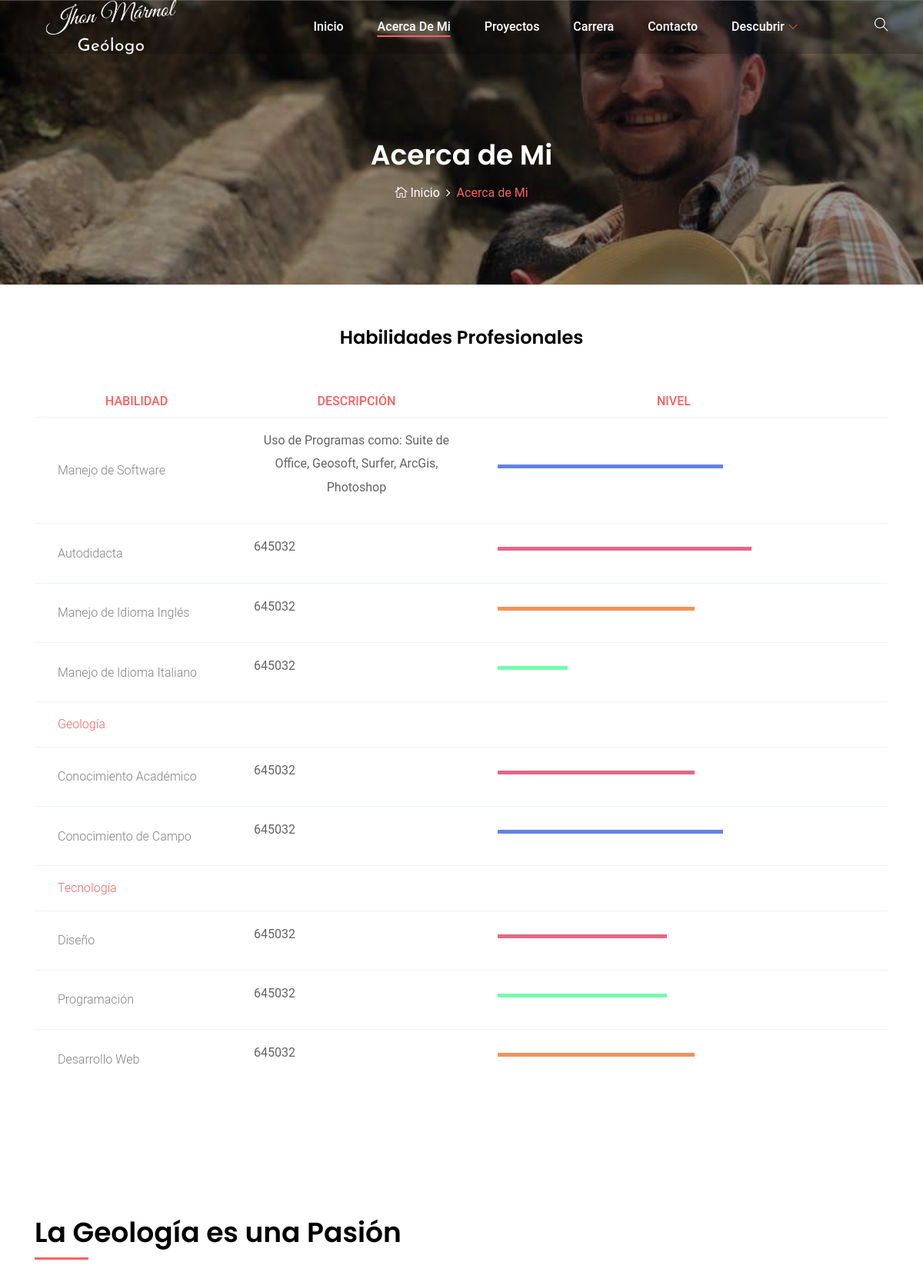
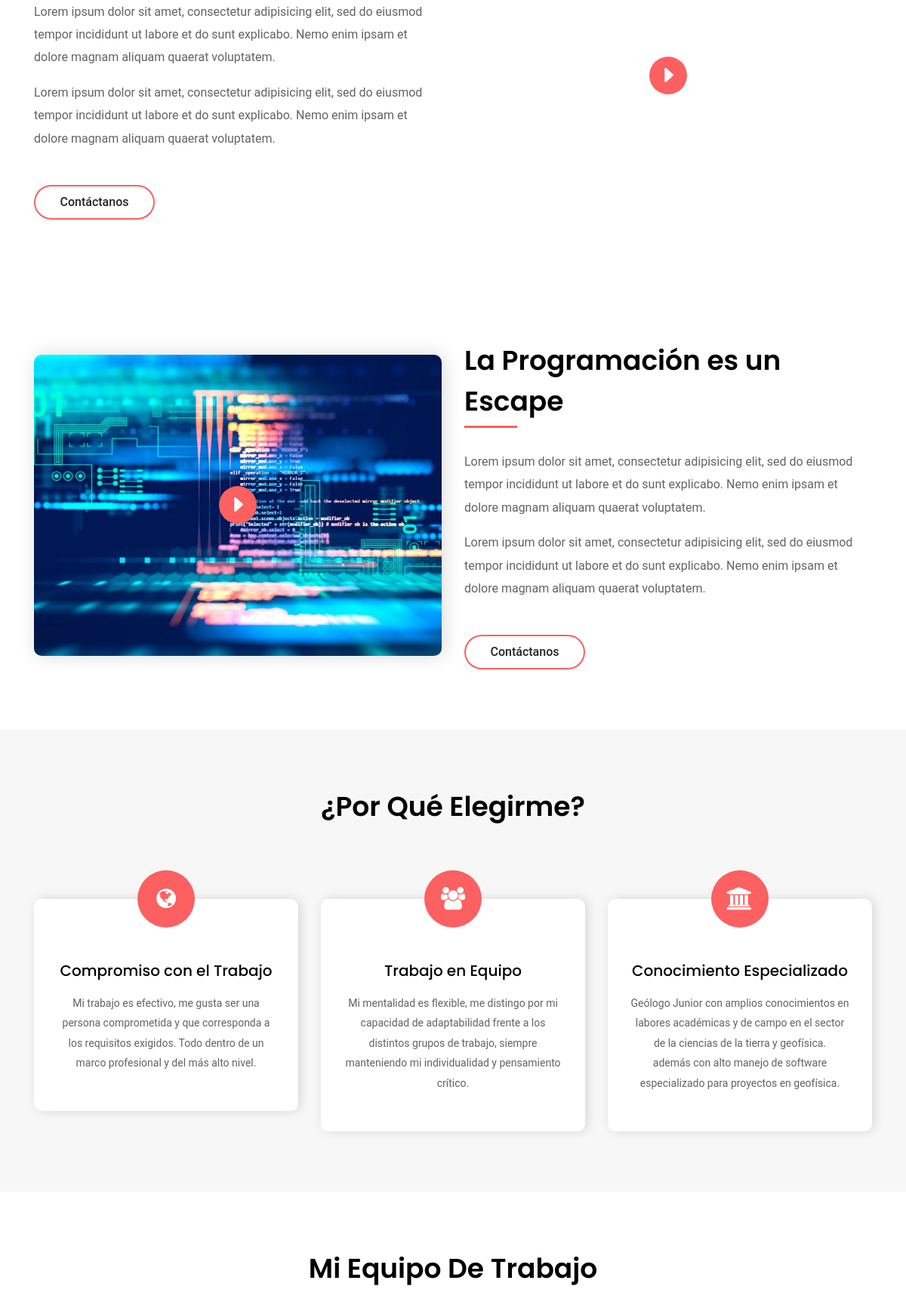
The page /about/ (upper part) on the database its author committed (2 pictures, top to bottom).
### core/models.py (models this page shows, shortened)
class Ability(models.Model):
    name = models.CharField(max_length=100, verbose_name="Nombre")
    description = RichTextField(verbose_name="Descripcion de la habilidad", blank=True, null=True)
    percentage = models.IntegerField(blank=True, null=True)
    color = models.CharField(max_length=100, verbose_name="Color", default='color-1')
    class Meta:
        verbose_name="Halilidad"
        verbose_name_plural="Habilidades"

class Video(models.Model):
    title = models.CharField(verbose_name='Titulo de texto', max_length=200, blank=True, null=True)
    content = RichTextField(verbose_name='Contenido de texto', max_length=1000, blank=True, null=True)
    content_2 = RichTextField(verbose_name='Contenido de texto', max_length=1000, blank=True, null=True)
    url = models.URLField(verbose_name="Url del video", max_length=200)
    image = models.ImageField(verbose_name="Imagen video", upload_to="video", blank=True, null=True)

class Video_2(models.Model):
    title = models.CharField(verbose_name='Titulo de texto', max_length=200, blank=True, null=True)
    content = RichTextField(verbose_name='Contenido de texto', max_length=1000, blank=True, null=True)
    content_2 = RichTextField(verbose_name='Contenido de texto', max_length=1000, blank=True, null=True)
    url = models.URLField(verbose_name="Url del video", max_length=200)
    image = models.ImageField(verbose_name="Imagen video", upload_to="video", blank=True, null=True)

class Choose(models.Model):
    icon = models.CharField(verbose_name="Icono", max_length=20)
    title = models.CharField(verbose_name="Titulos de la elección", max_length=100)
    content = RichTextField(verbose_name="Descripción de la elección", max_length=300)
    class Meta:
        verbose_name="Elección"
        verbose_name_plural="Elecciones"

### core/views.py (the view)
# urls.py: path('about/', about, name='about'),
def about(request):
    abilities = Ability.objects.all()
    chooses = Choose.objects.all()
    video = Video.objects.first()
    team = Team.objects.all()
    instagram = Instagram.objects.all()
    video_2 = Video_2.objects.first()
    return render(request, 'core/about.html', {'abilities': abilities, 'video': video, 'chooses': chooses, 'team': team, 'instagram': instagram, 'video_2': video_2})

### core/templates/core/about.html (shortened to what this page needs)
{% extends 'core/base/layout.html' %}
{% load static %}
{% block content %}
    <section class="breadcrumb-area bg-img bg-overlay jarallax" style="background-image: url({% static 'core/img/bg-img/1_1.jpg' %});">
        <div class="container h-100">
            <div class="row h-100 align-items-center">
                <div class="col-12">
                    <div class="breadcrumb-content text-center">
                        <h2 class="page-title">Acerca de Mi</h2>
                        <nav aria-label="breadcrumb">
                            <ol class="breadcrumb justify-content-center">
                                <li class="breadcrumb-item"><a href="{% url 'home' %}"><i class="icon_house_alt"></i> Inicio</a></li>
                                <li class="breadcrumb-item active" aria-current="page">Acerca de Mi</li>
                            </ol>
                        </nav>
                    </div>
                </div>
            </div>
        </div>
    </section>
<div class="section-top-border col-12 text-center" >
	<h3 class="mb-30">Habilidades Profesionales</h3>
	<div class="container">
		<div class="progress-table-wrap">
			<div class="progress-table">
				<div class="table-head">
					<div class="serial" style="color: #fc6060;">Habilidad</div>
					<div class="visit" style="color: #fc6060;">Descripción</div>
					<div class="percentage" style="color: #fc6060;">Nivel</div>
				</div>
	            {% for abilitie in abilities %}
	                {% if abilitie.description %}
	                    <div class="table-row text-center">
	                        <div class="serial">{{abilitie.name}}</div>
	                        <div class="visit">{{abilitie.description|safe}}</div>
	                        <div class="percentage">
	                            <div class="progress">
	                                <div class="progress-bar {{abilitie.color}}" role="progressbar" style="width: {{abilitie.percentage}}%" aria-valuenow="80" aria-valuemin="0" aria-valuemax="100"></div>
	                            </div>
	                        </div>
	                    </div>
	                {% else %}
	                    <div class="table-row">
	                        <div class="serial" style="color: #fc6060;">{{abilitie.name}}</div>
	                        <div class="visit"></div>
	                        <div class="percentage">
	                            <div class="progress">
	                            </div>
	                        </div>
	                    </div>
	                {% endif %}
	            {% endfor %}
			</div>
		</div>
	</div>
</div>
    <div class="about-us-area section-padding-80-0 clearfix">
        <div class="container">
            <div class="row align-items-center">
                <div class="col-12 col-lg-6">
                    <div class="about-us-content mb-80">
                        <h3 class="wow fadeInUp" data-wow-delay="100ms">{{video.title}}</h3>
                        <div class="line wow fadeInUp" data-wow-delay="200ms"></div>
                        <p class="wow fadeInUp" data-wow-delay="300ms">{{video.content|safe}}</p>
                        <p class="wow fadeInUp" data-wow-delay="400ms">{{video.content_2|safe}}</p>
                        <a class="btn alime-btn btn-2 mt-30 wow fadeInUp" data-wow-delay="500ms" href="{% url 'contact' %}">Contáctanos</a>
                    </div>
                </div>
                <div class="col-12 col-lg-6">
                    <div class="about-video-area mb-80 wow fadeInUp" data-wow-delay="100ms">
                        <div class="video-icon">
                            <a href="{{video.url}}" class="video-play-btn"><i class="arrow_triangle-right"></i></a>
                        </div>
                    </div>
                </div>
            </div>
        </div>
    </div>
    <div class="about-us-area section-padding-80-0 clearfix">
        <div class="container">
            <div class="row align-items-center">
                <div class="col-12 col-lg-6">
                    <div class="about-video-area mb-80 wow fadeInUp" data-wow-delay="100ms">
                        <div class="video-icon">
                            <a href="{{video_2.url}}" class="video-play-btn"><i class="arrow_triangle-right"></i></a>
                        </div>
                    </div>
                </div>
                <div class="col-12 col-lg-6">
                    <div class="about-us-content mb-80">
                        <h3 class="wow fadeInUp" data-wow-delay="100ms">{{video_2.title}}</h3>
                        <div class="line wow fadeInUp" data-wow-delay="200ms"></div>
                        <p class="wow fadeInUp" data-wow-delay="300ms">{{video_2.content|safe}}</p>
                        <p class="wow fadeInUp" data-wow-delay="400ms">{{video_2.content_2|safe}}</p>
                        <a class="btn alime-btn btn-2 mt-30 wow fadeInUp" data-wow-delay="500ms" href="{% url 'contact' %}">Contáctanos</a>
                    </div>
                </div>
            </div>
        </div>
    </div>
    <section class="why-choose-us-area bg-gray section-padding-80-0 clearfix">
        <div class="container">
            <div class="row">
                <div class="col-12">
                    <div class="section-heading text-center wow fadeInUp" data-wow-delay="100ms">
                        <h2>¿Por qué elegirme?</h2>
                    </div>
                </div>
            </div>
            <div class="row">
                {% for choose in chooses %}
                    <div class="col-md-6 col-lg-4">
                        <div class="why-choose-us-content text-center mb-80 wow fadeInUp" data-wow-delay="100ms">
                            <div class="chosse-us-icon">
                                <i class="fa {{choose.icon}}" aria-hidden="true"></i>
                            </div>
                            <h4>{{choose.title}}</h4>
                            <p>{{choose.content|safe}}</p>
                        </div>
                    </div>
                {% endfor %}
            </div>
        </div>
    </section>
    <section class="our-team-area section-padding-80-50">
        <div class="container">
            <div class="row">
                <div class="col-12">
                    <div class="section-heading text-center wow fadeInUp" data-wow-delay="100ms">
                        <h2>Mi equipo de Trabajo</h2>
                    </div>
                </div>
            </div>
        </div>
    </section>
{% endblock content %}

### core/static/core/css/default-assets/classy-nav.css (style rules this page uses)
.justify-content-center { -webkit-box-pack: center; -ms-flex-pack: center; justify-content: center; }

### rows shown on the page
Ability: name "Manejo de Software", description "Uso de Programas como: Suite de Office, Geosoft, Surfer, ArcGis, Photoshop"
Ability: name "Autodidacta", description "645032"
Ability: name "Manejo de Idioma Inglés", description "645032"
Ability: name "Manejo de Idioma Italiano", description "645032"
Ability: name "Geología"
Ability: name "Conocimiento Académico", description "645032"
Ability: name "Conocimiento de Campo", description "645032"
Ability: name "Tecnología"
Ability: name "Diseño", description "645032"
Ability: name "Programación", description "645032"
Ability: name "Desarrollo Web", description "645032"
Video: title "La Geología es una Pasión", content "Lorem ipsum dolor sit amet, consectetur adipisicing elit, sed do eiusmod tempor incididunt ut labore et do sunt explicabo. Nemo enim ipsam et dolore magnam aliquam quaerat voluptatem.", content_2 "Lorem ipsum dolor sit amet, consectetur adipisicing elit, sed do eiusmod tempor incididunt ut labore et do sunt explicabo. Nemo enim ipsam et dolore magnam aliquam quaerat voluptatem."
Video_2: title "La Programación es un Escape", content "Lorem ipsum dolor sit amet, consectetur adipisicing elit, sed do eiusmod tempor incididunt ut labore et do sunt explicabo. Nemo enim ipsam et dolore magnam aliquam quaerat voluptatem.", content_2 "Lorem ipsum dolor sit amet, consectetur adipisicing elit, sed do eiusmod tempor incididunt ut labore et do sunt explicabo. Nemo enim ipsam et dolore magnam aliquam quaerat voluptatem."
Choose: title "Compromiso con el Trabajo", content "Mi trabajo es efectivo, me gusta ser una persona comprometida y que corresponda a los requisitos exigidos. Todo dentro de un marco profesional y del más alto nivel."
Choose: title "Trabajo en Equipo", content "Mi mentalidad es flexible, me distingo por mi capacidad de adaptabilidad frente a los distintos grupos de trabajo, siempre manteniendo mi individualidad y pensamiento crítico."
Choose: title "Conocimiento Especializado", content "Geólogo Junior con amplios conocimientos en labores académicas y de campo en el sector de la ciencias de la tierra y geofísica. además con alto manejo de software especializado para proyectos en geofísica."
